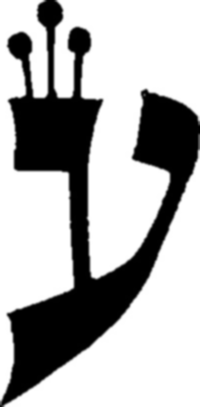
#> input picture tasks/templates/media/temp/letras/hebrew_letters/ayin.png, 200 x 407 px, found by its file name
$ python compara_letras.py
#> lines starting #> are read from the running program, lines starting #| are printed output that depends on the picture
import cv2
import numpy as np

def compare_images(image1_path, image2_path):
    # Leer las imágenes
    img1 = cv2.imread(image1_path, cv2.IMREAD_GRAYSCALE)
#> img1 is the input picture: shape (407, 200); min 0, max 255, mean 175.1
    img2 = cv2.imread(image2_path, cv2.IMREAD_GRAYSCALE)
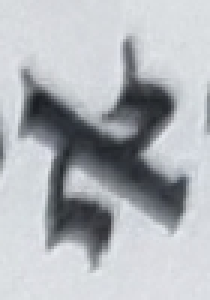
#> input picture tasks/templates/media/temp/letras/hebrew_letters/letra2.png, 70 x 100 px, found by its file name (shown 3 times larger)
#> img2: shape (100, 70); min 28, max 232, mean 179

    # Inicializar el detector ORB
    orb = cv2.ORB_create()

    # Detectar características y descriptores
    keypoints1, descriptors1 = orb.detectAndCompute(img1, None)
#> keypoints1 = 200 keypoints; strongest (x, y, size): (96, 272, 92.6), (97, 102, 77.1), (95, 276, 77.1), (99, 102, 92.6)
    keypoints2, descriptors2 = orb.detectAndCompute(img2, None)
#> keypoints2 = 4 keypoints; (x, y, size): (36, 39, 31), (34, 38, 31), (31, 38, 31), (31, 67, 31)

    # Crear el objeto de coincidencia de características BFMatcher
    bf = cv2.BFMatcher(cv2.NORM_HAMMING, crossCheck=True)

    # Realizar la coincidencia de características
    matches = bf.match(descriptors1, descriptors2)
#> matches = 3 matches

    # Ordenar las coincidencias por distancia
    matches = sorted(matches, key=lambda x: x.distance)

    # Calcular el porcentaje de coincidencia
    good_matches = [m for m in matches if m.distance < 70]  # Umbral de distancia
#> good_matches = 3 matches
    match_percentage = len(good_matches) / len(matches) * 100 if matches else 0
#> match_percentage = 100

    # Dibujar las coincidencias
    result_image = cv2.drawMatches(img1, keypoints1, img2, keypoints2, good_matches, None, flags=cv2.DrawMatchesFlags_NOT_DRAW_SINGLE_POINTS)
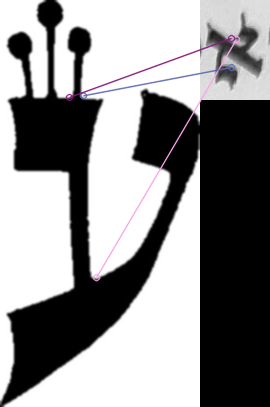
#> result_image: shape (407, 270, 3); mean of channels 0, 1, 2 141.1, 140.4, 141; drawn as B, G, R

    # Mostrar la imagen de resultado
    cv2.imshow('Matches', result_image)
    cv2.waitKey(0)
    cv2.destroyAllWindows()

    return match_percentage

# Rutas de las imágenes de letras
image1_path = "path/to/letter1.png"
image2_path = "path/to/letter2.png"

# Comparar las imágenes y obtener el porcentaje de coincidencia
similarity_percentage = compare_images("tasks/templates/media/temp/letras/hebrew_letters/ayin.png", "tasks/templates/media/temp/letras/hebrew_letters/letra2.png")
#> similarity_percentage = 100
print(f"Las imágenes son similares en un {similarity_percentage:.2f}%")
#| Las imágenes son similares en un 100.00%
